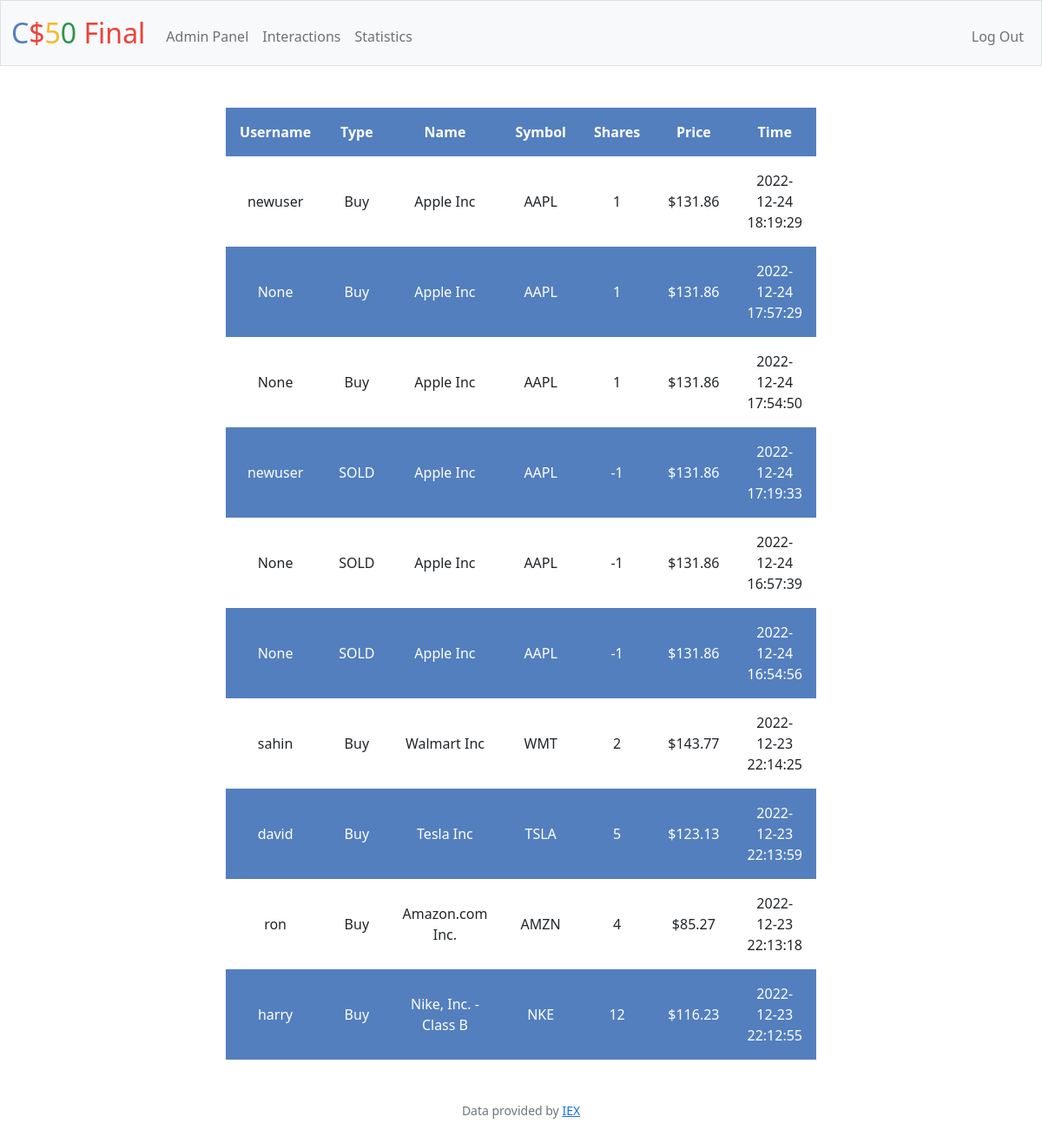
Page /interact (signed in) on the committed database.
### tables this page shows
CREATE TABLE history (
    id INTEGER PRIMARY KEY AUTOINCREMENT,
    user_id INTEGER NOT NULL,
    name TEXT NOT NULL,
    shares INTEGER NOT NULL,
    type TEXT NOT NULL,
    symbol TEXT NOT NULL,
    price NUMERIC NOT NULL,
    time TIMESTAMP DEFAULT CURRENT_TIMESTAMP,
    FOREIGN KEY(user_id) REFERENCES users(id)
);

CREATE TABLE users (id INTEGER PRIMARY KEY AUTOINCREMENT NOT NULL, username TEXT NOT NULL, hash TEXT NOT NULL, cash NUMERIC NOT NULL DEFAULT 10000.00);

### app.py (the view)
@app.route("/interact", methods=["GET", "POST"])
@login_required
def interact():
    id = session["user_id"]
    if id == 6:
        history_db = db.execute("select username, history.type, history.name, history.price, history.symbol, history.time, history.shares from users RIGHT JOIN history on users.id = history.user_id ORDER BY history.time DESC")
        return render_template("interact.html", history_db=history_db, usd=usd)
    else:
        flash("Just admin can login.")
        return redirect("/")

### app.py (called while the page is built)
@app.after_request
def after_request(response):
    response.headers["Cache-Control"] = "no-cache, no-store, must-revalidate"
    response.headers["Expires"] = 0
    response.headers["Pragma"] = "no-cache"
    return response

### helpers.py (called while the page is built)
def login_required(f):
    @wraps(f)
    def decorated_function(*args, **kwargs):
        if session.get("user_id") is None:
            return redirect("/login")
        return f(*args, **kwargs)
    return decorated_function

def usd(value):
    return f"${value:,.2f}"

### templates/interact.html (shortened to what this page needs)
{% extends "layout.html" %}
{% block main %}
<table>
        <tr>
                <th>Username</th>
                <th>Type</th>
                <th>Name</th>
                <th>Symbol</th>
                <th>Shares</th>
                <th>Price</th>
                <th>Time</th>
        </tr>
        {% for i in history_db%}
        <tr>
                <td>{{ i["username"] }}</td>
                <td>{{ i["type"] }}</td>
                <td>{{ i["name"] }}</td>
                <td>{{ i["symbol"] }}</td>
                <td>{{ i["shares"] }}</td>
                <td>{{ usd(i["price"]) }}</td>
                <td>{{ i["time"] }}</td>
        </tr>
        {% endfor %}
</table>
{% endblock %}

### static/styles.css (style rules this page uses)
table { width: 40%; margin-left: auto; margin-right: auto; padding-left: 15px; padding-right: 15px; text-align: center; }
table th, table td { text-align: center; padding: 1rem; vertical-align: middle; }
tbody tr:nth-of-type(odd) { background-color: #537fbe; color: white; }

### rows in the picture
history: username "newuser", type "Buy", name "Apple Inc", symbol "AAPL", shares "1", price "$131.86", time "2022-12-24 18:19:29"
history: username "None", type "Buy", name "Apple Inc", symbol "AAPL", shares "1", price "$131.86", time "2022-12-24 17:57:29"
history: username "None", type "Buy", name "Apple Inc", symbol "AAPL", shares "1", price "$131.86", time "2022-12-24 17:54:50"
history: username "newuser", type "SOLD", name "Apple Inc", symbol "AAPL", shares "-1", price "$131.86", time "2022-12-24 17:19:33"
history: username "None", type "SOLD", name "Apple Inc", symbol "AAPL", shares "-1", price "$131.86", time "2022-12-24 16:57:39"
history: username "None", type "SOLD", name "Apple Inc", symbol "AAPL", shares "-1", price "$131.86", time "2022-12-24 16:54:56"
history: username "sahin", type "Buy", name "Walmart Inc", symbol "WMT", shares "2", price "$143.77", time "2022-12-23 22:14:25"
history: username "david", type "Buy", name "Tesla Inc", symbol "TSLA", shares "5", price "$123.13", time "2022-12-23 22:13:59"
history: username "ron", type "Buy", name "Amazon.com Inc.", symbol "AMZN", shares "4", price "$85.27", time "2022-12-23 22:13:18"
history: username "harry", type "Buy", name "Nike, Inc. - Class B", symbol "NKE", shares "12", price "$116.23", time "2022-12-23 22:12:55"
